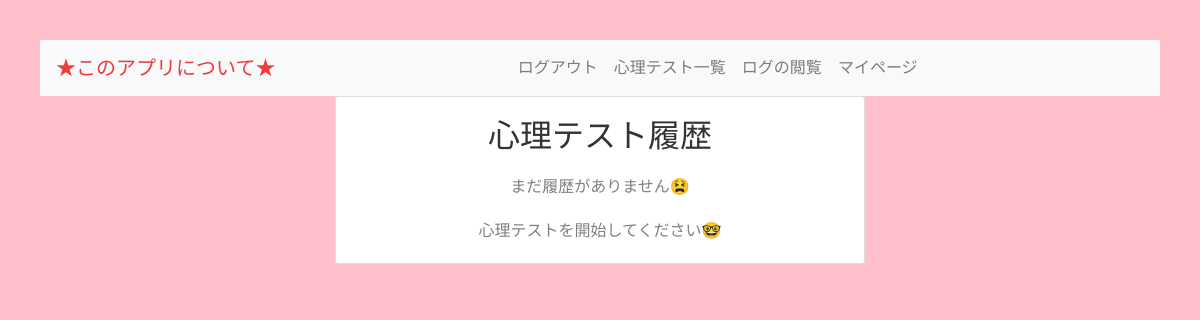
/accounts/user/ (signed in), run on an earlier commit of the app's database.
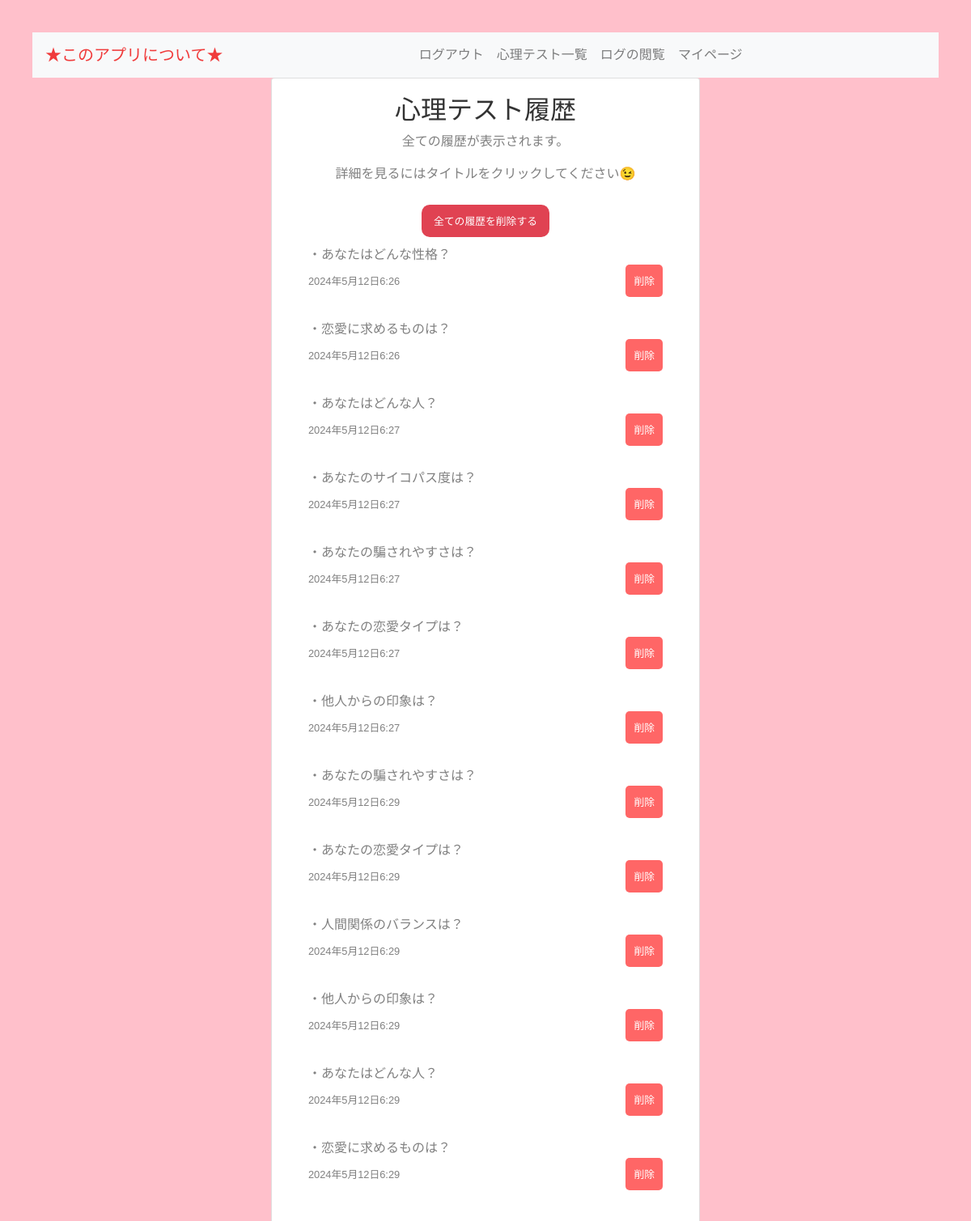
And on a later commit of the database.
### psychology_tests/models.py (models this page shows, shortened)
class TestResult(models.Model):
    user = models.ForeignKey(User, on_delete=models.CASCADE)
    quiz = models.ForeignKey(Quiz, on_delete=models.CASCADE)
    date_taken = models.DateTimeField(auto_now_add=True)
    result_data = models.JSONField(default=dict)
    created_at = models.DateTimeField(auto_now_add=True)
    updated_at = models.DateTimeField(auto_now=True)
    class Meta:
        db_table = 'test_results'

class Quiz(models.Model):
    title = models.CharField(max_length=1000)
    product_type = models.ForeignKey(
        ProductTypes, on_delete=models.CASCADE
    )
    detail = models.TextField()
    template_name = models.CharField(max_length=100, default='default_quiz_template.html')  # デフォルトテンプレート名
    class Meta:
        db_table = 'quiz'

### accounts/views.py (the view)
# urls.py: path('user/', UserView.as_view(), name='user'),
class UserView(LoginRequiredMixin, TemplateView):
    template_name = 'user.html'
    def get_context_data(self, **kwargs):
        context = super().get_context_data(**kwargs)
        user = self.request.user
        if user.is_authenticated:
            test_results = TestResult.objects.filter(user=user)
            context['test_results'] = test_results
        else:
            print("User is not authenticated")  # ユーザー認証がされていない場合のデバッグ
        return context
    def dispatch(self, *args, **kwargs):
        return super().dispatch(*args, **kwargs)

### templates/user.html (shortened to what this page needs)
{% extends 'base.html' %}
{% load static %}
{% block content %}
<div class="container">
    <h2>心理テスト履歴</h2>
    {% if test_results %}
        <p class="common-text-color">全ての履歴が表示されます。</p>
        <p class="common-text-color">詳細を見るにはタイトルをクリックしてください😉</p>
        <form action="{% url 'psychology_tests:delete_all_results' %}" method="post" style="text-align: center;">
            <button type="submit" class="delete-all-button" onclick="return confirm('全ての履歴を削除しますか？');">
                全ての履歴を削除する
            </button>
        </form>
        <ul class="list-unstyled">
            {% for result in test_results %}
            <li class="mb-2">
                <div class="content-wrapper ">
                    <div class="title common-text-color">
                        <a href="{% url 'psychology_tests:quiz_detail' pk=result.quiz.id %}" class="text-decoration-none common-text-color">
                            ・{{ result.quiz.title }}
                        </a>
                    </div>
                    <div class="details">
                        <span class="date common-text-color">{{ result.date_taken }}</span>
                        <form action="{% url 'psychology_tests:delete_result' result_id=result.id %}" method="post" class="delete-form">
                            <button type="submit" class="delete-button" onclick="return confirm('削除しますか?');">削除</button>
                        </form>
                    </div>
                </div>
            </li>
            {% endfor %}
        </ul>
    {% else %}
        <div class="text-muted text-center common-text-color">まだ履歴がありません😫</div>
        <div class="text-muted text-center common-text-color">心理テストを開始してください🤓</div>
    {% endif %}
</div>
{% endblock %}

### templates/base.html (shortened to what this page needs)
<!DOCTYPE html>
<html lang="ja">
<head>
    <link rel="stylesheet" href="https://stackpath.bootstrapcdn.com/bootstrap/4.3.1/css/bootstrap.min.css">
    {% load static %}
    <link rel="stylesheet" href="{% static 'css/style.css' %}" type="text/css">
    <link rel="stylesheet" href="{% static 'css/custom.css' %}" type="text/css">
    <link rel="stylesheet" href="{% static 'css/test.css' %}" type="text/css">
    <link rel="stylesheet" href="{% static 'css/mypage.css' %}" type="text/css">
    <link rel="stylesheet" href="{% static 'css/list.css' %}" type="text/css">
</head>
<body>
    <nav class="navbar navbar-expand-lg navbar-light bg-light navbar-custom">
        <a class="navbar-brand navbar-brand-custom" href="{% url 'accounts:home' %}">★このアプリについて★</a>
        <div class="collapse navbar-collapse" id="navbarNav">
            <ul class="navbar-nav">
                {% if user.is_authenticated %}
                <li class="nav-item">
                    <a class="nav-link" href="{% url 'accounts:user_logout' %}">ログアウト</a>
                </li>
                <li class="nav-item">
                    <a class="nav-link" href="{% url 'psychology_tests:quiz_list' %}">心理テスト一覧</a>
                </li>
                {% if user.is_staff %}
                <li class="nav-item">
                    <a class="nav-link" href="{% url 'psychology_tests:view_usage_log' %}">ログの閲覧</a>
                </li>
                {% endif %}
                {% endif %}
                <li class="nav-item">
                    <a class="nav-link" href="{% url 'accounts:user' %}">マイページ</a>
                </li>
            </ul>
        </div>
    </nav>
    <div class="container h-100">
        <div class="row align-items-center justify-content-center h-100">
            <div class="col-md-6">
                <div class="card">
                    <div class="card-body">
                        {% block content %}{% endblock %}
                    </div>
                </div>
            </div>
        </div>
    </div>
</body>
</html>

### static/css/style.css (style rules this page uses)
body { font-family: 'Arial', sans-serif; background-color: #ffc0cb; color: #333; margin: 40px; }

### static/css/custom.css (style rules this page uses)
.navbar-brand-custom { color: #f03b3b !important; }
.navbar-nav { list-style: none; padding: 0; margin: 0 auto; display: flex; justify-content: center; }

### static/css/test.css (style rules this page uses)
button { background-color: #e16ba0; color: white; border: none; cursor: pointer; height: 40px; border-radius: 10px; }
button, input[type="email"] { appearance: none; margin: 0; box-sizing: border-box; }
body { font-family: 'Arial', sans-serif; background-color: #ffc0cb; color: #333; margin: 40px; }

### static/css/mypage.css (style rules this page uses)
h2, p { text-align: center; }
ul.list-unstyled { padding: 0; list-style-type: none; }
li.mb-2 { background-color: white; padding: 10px; margin-bottom: 10px; display: flex; flex-direction: column; }
.title a { color: #333; text-decoration: none; font-size: 1rem; }
.details { display: flex; justify-content: space-between; align-items: center; }
.date { font-size: 0.8rem; }
.delete-button { border: none; background-color: #ff6666; color: white; padding: 3px 10px; border-radius: 5px; cursor: pointer; font-size: 0.8rem; white-space: nowrap; }
.delete-form { flex-shrink: 0; }
.delete-all-button { margin-top: 10px; padding: 5px 15px; background-color: #e04252; color: white; border: none; border-radius: 10px; cursor: pointer; font-size: 0.8rem; white-space: nowrap; }
.common-text-color, .common-text-color a { color: gray !important; }

### static/css/list.css (style rules this page uses)
a { color: #6a85b6; text-decoration: none; }

What changed in the data, as far as the page shows it:
added TestResult: quiz "あなたはどんな性格？", date_taken "2024年5月12日6:26"
added TestResult: quiz "恋愛に求めるものは？", date_taken "2024年5月12日6:26"
added TestResult: quiz "あなたはどんな人？", date_taken "2024年5月12日6:27"
added TestResult: quiz "あなたのサイコパス度は？", date_taken "2024年5月12日6:27"
added TestResult: quiz "あなたの騙されやすさは？", date_taken "2024年5月12日6:27"
added TestResult: quiz "あなたの恋愛タイプは？", date_taken "2024年5月12日6:27"
added TestResult: quiz "他人からの印象は？", date_taken "2024年5月12日6:27"
added TestResult: quiz "あなたの騙されやすさは？", date_taken "2024年5月12日6:29"
added TestResult: quiz "あなたの恋愛タイプは？", date_taken "2024年5月12日6:29"
added TestResult: quiz "人間関係のバランスは？", date_taken "2024年5月12日6:29"
added TestResult: quiz "他人からの印象は？", date_taken "2024年5月12日6:29"
added TestResult: quiz "あなたはどんな人？", date_taken "2024年5月12日6:29"
added TestResult: quiz "恋愛に求めるものは？", date_taken "2024年5月12日6:29"
Also different on the page:
text no longer shown: "まだ履歴がありません😫 心理テストを開始してください🤓"
text now shown: "全ての履歴が表示されます。 詳細を見るにはタイトルをクリックしてください😉 全ての履歴を削除する"
